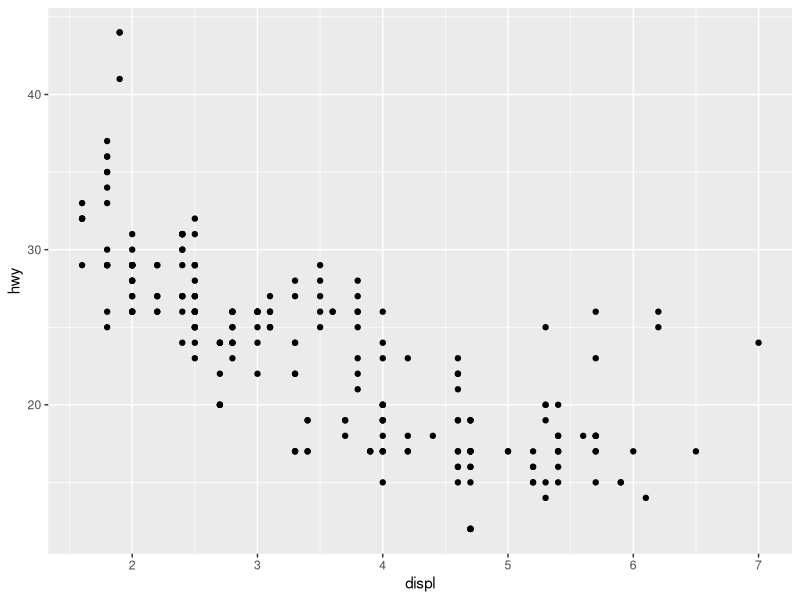
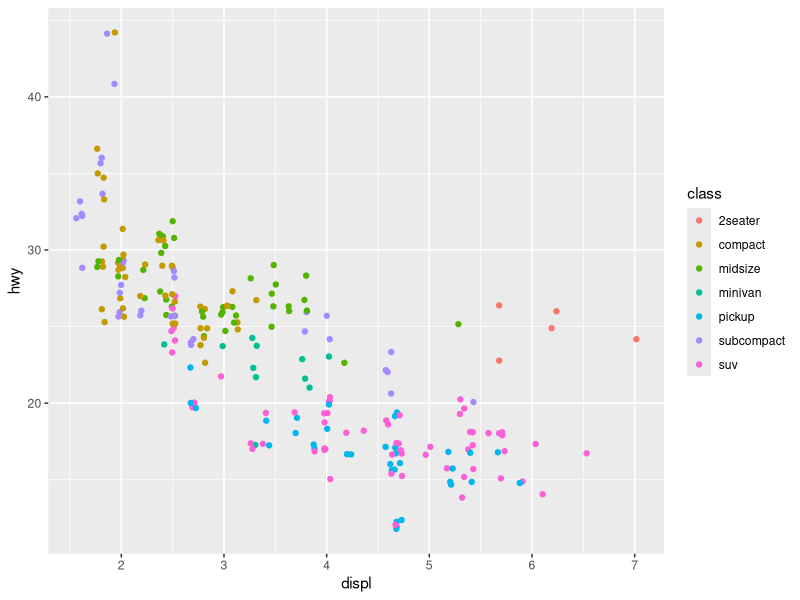
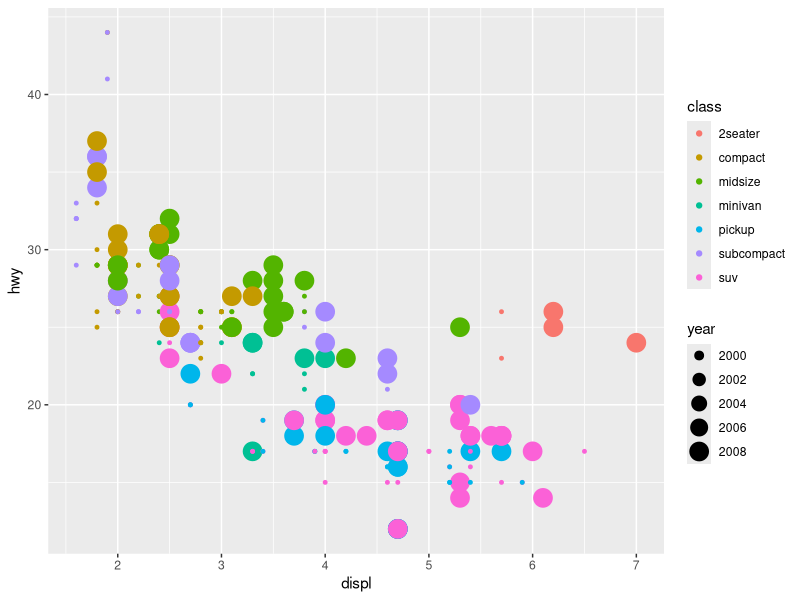
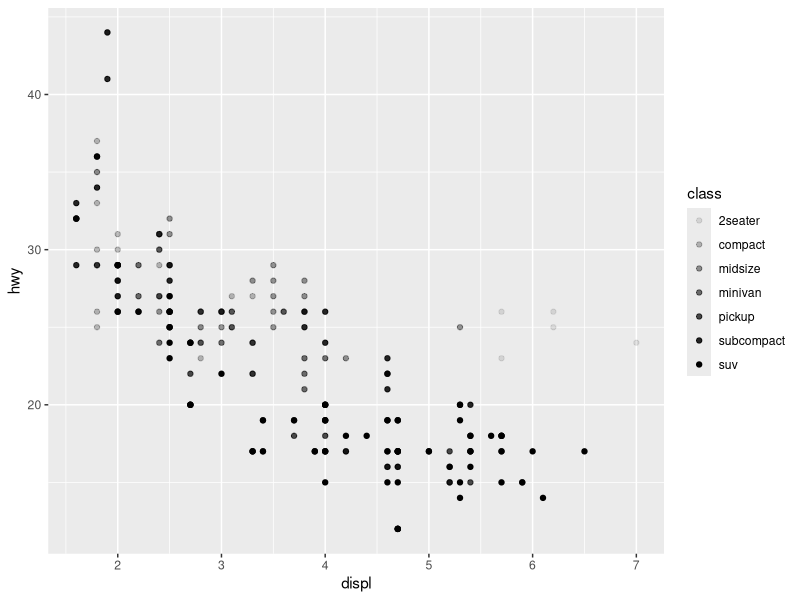
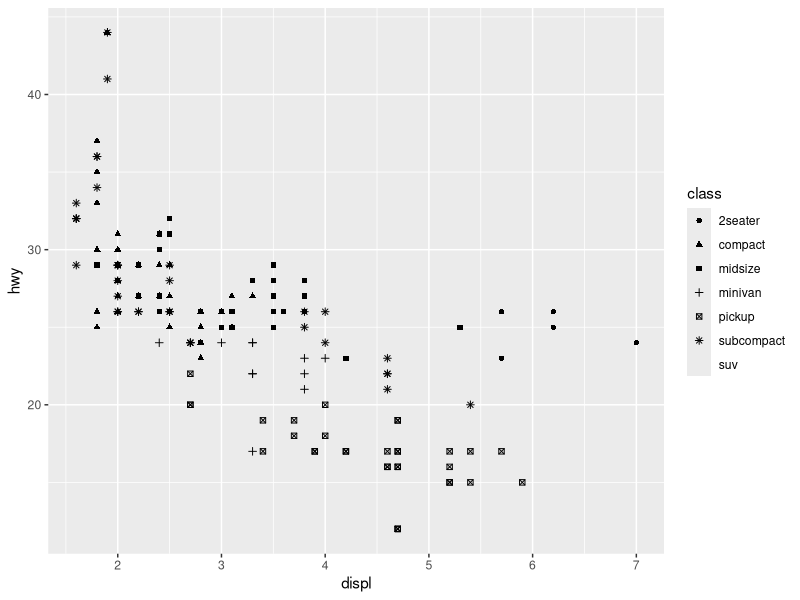
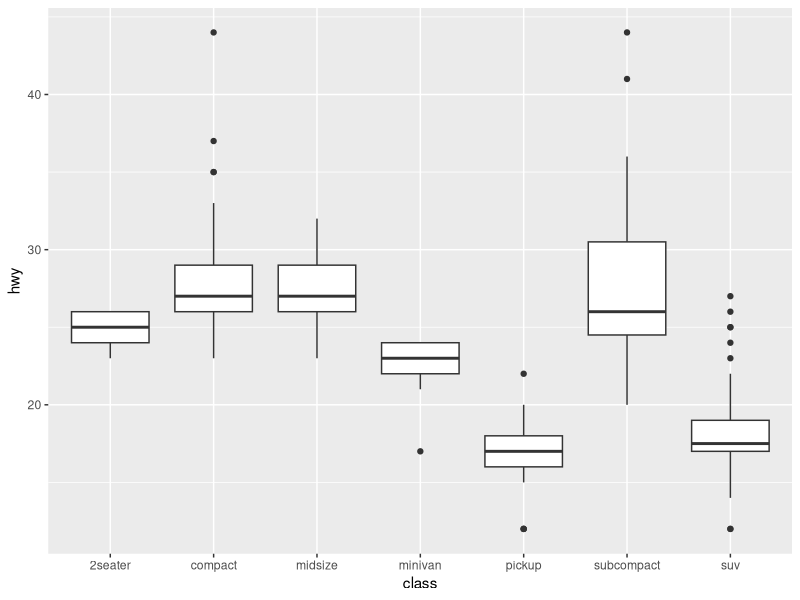
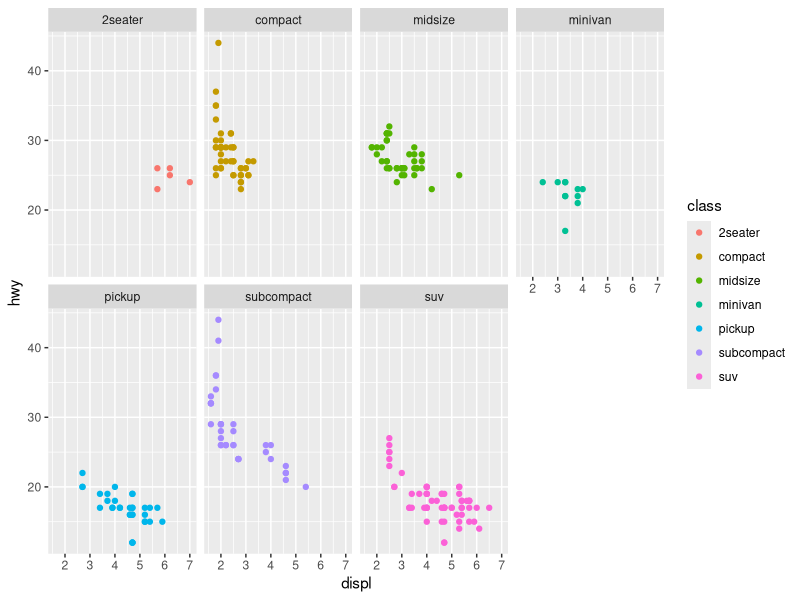
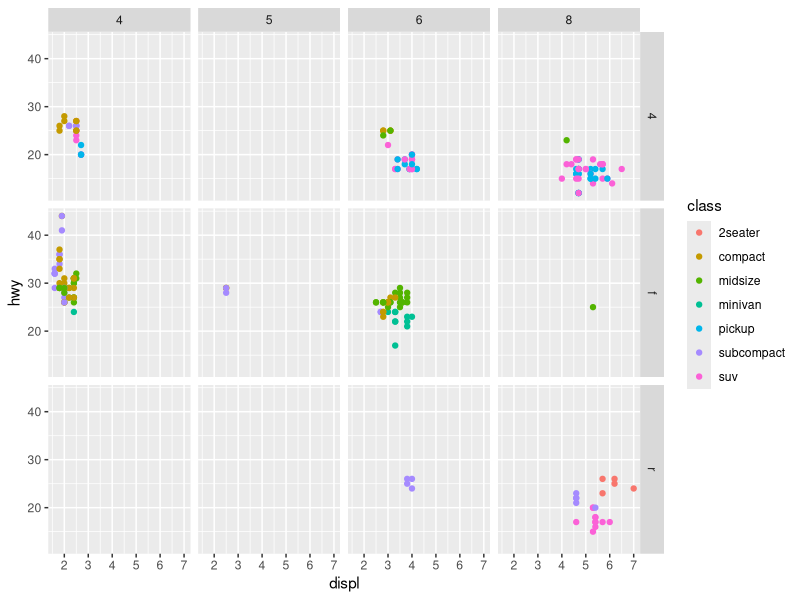

Recreate these plots in R, in order.
## ---- chunk 1
library(ggplot2)
library(tidyverse)
## ---- chunk 2
mpg
## ---- chunk 3
ggplot(data=mpg)+
  geom_point(mapping=aes(x=displ,y=hwy))
## ---- chunk 4
ggplot(data=mpg)+
  geom_point(mapping=aes(x=displ,y=hwy, color=class), position = "jitter")
## ---- chunk 5
ggplot(data=mpg)+
  geom_point(mapping=aes(x=displ,y=hwy, color=class, size=year))
## ---- chunk 6
ggplot(data=mpg)+
  geom_point(mapping=aes(x=displ,y=hwy, alpha=class))
ggplot(data=mpg)+
  geom_point(mapping=aes(x=displ,y=hwy, shape=class))
## ---- chunk 7
ggplot(data=mpg, mapping = aes(x=class, y=hwy))+
  geom_boxplot()
## ---- chunk 8
ggplot(data=mpg)+
  geom_point(mapping=aes(x=displ,y=hwy, color=class))+
  facet_wrap(~ class, nrow=2)
## ---- chunk 9
ggplot(data=mpg)+
  geom_point(mapping=aes(x=displ,y=hwy, color=class))+
  facet_grid(drv~cyl)
## ---- chunk 10
ggplot(data=mpg)+
  geom_smooth(mapping=aes(x=displ,y=hwy))

ggplot(data=mpg)+
  geom_point(mapping =aes(x=displ,y=hwy, color=class)) +
  geom_smooth(mapping=aes(x=displ,y=hwy))


ggplot(data=mpg, mapping =aes(x=displ,y=hwy))+
  geom_point(mapping =aes(color=class)) +
  geom_smooth(se=FALSE)


ggplot(data=mpg, mapping =aes(x=displ,y=hwy))+
  geom_point(mapping =aes(color=class)) +
  geom_smooth(data=filter(mpg, class=="subcompact"), se=FALSE)
## ---- chunk 11
head(diamonds, 3)
## ---- chunk 12
ggplot(data=diamonds)+
  geom_bar(mapping=aes(x=cut))
## ---- chunk 13
ggplot(data=diamonds)+
  geom_bar(mapping=aes(x=cut, y=..prop.., group=1))
